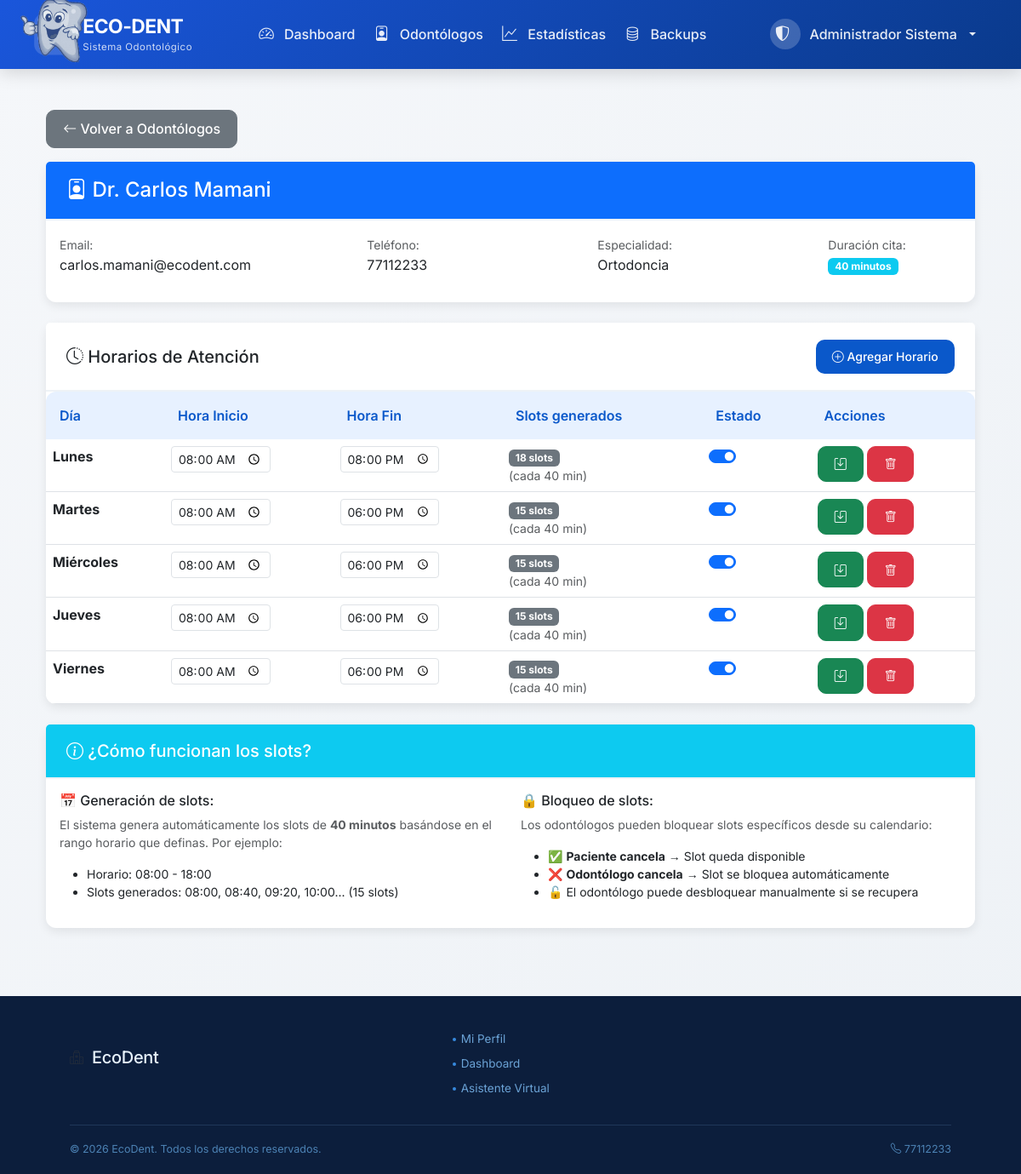
Screenshot of /public/admin/horarios_odontologo.php?id=1 (signed in) with the database file from the repository.
### tables this page shows
CREATE TABLE `odontologos` (
  `id_odontologo` int(11) NOT NULL AUTO_INCREMENT,
  `id_usuario` int(11) NOT NULL,
  `especialidad_principal` varchar(100) NOT NULL,
  `especialidades_adicionales` text DEFAULT NULL,
  `duracion_cita_min` int(11) DEFAULT 40,
  `max_citas_dia` int(11) DEFAULT 8,
  `color_calendario` varchar(7) DEFAULT '#2E75B6',
  `activo` tinyint(1) DEFAULT 1,
  PRIMARY KEY (`id_odontologo`),
  UNIQUE KEY `id_usuario` (`id_usuario`),
  KEY `idx_activo` (`activo`),
  CONSTRAINT `odontologos_ibfk_1` FOREIGN KEY (`id_usuario`) REFERENCES `usuarios` (`id_usuario`) ON DELETE CASCADE
);

CREATE TABLE `usuarios` (
  `id_usuario` int(11) NOT NULL AUTO_INCREMENT,
  `email` varchar(100) NOT NULL,
  `contrasena_hash` varchar(255) NOT NULL,
  `nombre_completo` varchar(150) NOT NULL,
  `telefono` varchar(20) DEFAULT NULL,
  `rol` enum('paciente','odontologo','admin') NOT NULL,
  `email_verificado` tinyint(1) DEFAULT 0,
  `codigo_verificacion` varchar(10) DEFAULT NULL,
  `codigo_expiracion` datetime DEFAULT NULL,
  `activo` tinyint(1) DEFAULT 1,
  `fecha_registro` datetime DEFAULT current_timestamp(),
  `ultimo_acceso` datetime DEFAULT NULL,
  PRIMARY KEY (`id_usuario`),
  UNIQUE KEY `email` (`email`),
  KEY `idx_email` (`email`),
  KEY `idx_rol` (`rol`)
);

CREATE TABLE `horarios_odontologos` (
  `id_horario` int(11) NOT NULL AUTO_INCREMENT,
  `id_odontologo` int(11) NOT NULL,
  `dia_semana` enum('lunes','martes','miercoles','jueves','viernes','sabado','domingo') NOT NULL,
  `hora_inicio` time NOT NULL,
  `hora_fin` time NOT NULL,
  `activo` tinyint(1) DEFAULT 1,
  PRIMARY KEY (`id_horario`),
  KEY `idx_odontologo_dia` (`id_odontologo`,`dia_semana`),
  CONSTRAINT `horarios_odontologos_ibfk_1` FOREIGN KEY (`id_odontologo`) REFERENCES `odontologos` (`id_odontologo`) ON DELETE CASCADE
);

### public/admin/horarios_odontologo.php (the view, shortened to what this page needs)
<?php
$conexion = conectarBD();
$id_odontologo = (int)$_GET['id'];
$stmt = $conexion->prepare("
    SELECT o.*, u.nombre_completo, u.email, u.telefono
    FROM odontologos o
    JOIN usuarios u ON o.id_usuario = u.id_usuario
    WHERE o.id_odontologo = ?
");
$stmt->bind_param("i", $id_odontologo);
$stmt->execute();
$odontologo = $stmt->get_result()->fetch_assoc();
$horarios = $conexion->prepare("
    SELECT * FROM horarios_odontologos
    WHERE id_odontologo = ?
    ORDER BY FIELD(dia_semana, 'lunes', 'martes', 'miercoles', 'jueves', 'viernes', 'sabado', 'domingo')
");
$horarios->bind_param("i", $id_odontologo);
$horarios->execute();
$horarios_result = $horarios->get_result();
$dias_semana = [
    'lunes' => 'Lunes',
    'martes' => 'Martes',
    'miercoles' => 'Miércoles',
    'jueves' => 'Jueves',
    'viernes' => 'Viernes',
    'sabado' => 'Sábado',
    'domingo' => 'Domingo'
];
$horarios_result->data_seek(0);
require_once '../../includes/header.php';
?>
<div class="container mt-4">
    <div class="mb-3">
        <a href="gestion_odontologos.php" class="btn btn-secondary">
            <i class="bi bi-arrow-left"></i> Volver a Odontólogos
        </a>
    </div>
    <div class="card mb-4">
        <div class="card-header bg-primary text-white">
            <h4 class="mb-0">
                <i class="bi bi-person-badge"></i>
                <?php echo htmlspecialchars($odontologo['nombre_completo']); ?>
            </h4>
        </div>
        <div class="card-body">
            <div class="row">
                <div class="col-md-4">
                    <small class="text-muted">Email:</small>
                    <p><?php echo htmlspecialchars($odontologo['email']); ?></p>
                </div>
                <div class="col-md-3">
                    <small class="text-muted">Teléfono:</small>
                    <p><?php echo htmlspecialchars($odontologo['telefono'] ?: 'No registrado'); ?></p>
                </div>
                <div class="col-md-3">
                    <small class="text-muted">Especialidad:</small>
                    <p><?php echo htmlspecialchars($odontologo['especialidad_principal']); ?></p>
                </div>
                <div class="col-md-2">
                    <small class="text-muted">Duración cita:</small>
                    <p><span class="badge bg-info"><?php echo $odontologo['duracion_cita_min']; ?> minutos</span></p>
                </div>
            </div>
        </div>
    </div>
    <div class="card mb-4">
        <div class="card-header bg-white">
            <div class="d-flex justify-content-between align-items-center">
                <h5 class="mb-0"><i class="bi bi-clock-history"></i> Horarios de Atención</h5>
                <button type="button" class="btn btn-primary btn-sm" data-bs-toggle="modal" data-bs-target="#modalNuevoHorario">
                    <i class="bi bi-plus-circle"></i> Agregar Horario
                </button>
            </div>
        </div>
        <div class="card-body p-0">
            <table class="table table-hover mb-0">
                <thead class="table-light">
                    <tr>
                        <th>Día</th>
                        <th>Hora Inicio</th>
                        <th>Hora Fin</th>
                        <th>Slots generados</th>
                        <th>Estado</th>
                        <th>Acciones</th>
                    </tr>
                </thead>
                <tbody>
                    <?php if ($horarios_result->num_rows > 0): ?>
                        <?php while($horario = $horarios_result->fetch_assoc()):
                            $inicio = strtotime($horario['hora_inicio']);
                            $fin = strtotime($horario['hora_fin']);
                            $duracion = $odontologo['duracion_cita_min'];
                            $total_slots = floor(($fin - $inicio) / ($duracion * 60));
                        ?>
                        <tr>
                            <td>
                                <strong><?php echo $dias_semana[$horario['dia_semana']]; ?></strong>
                            </td>
                            <td>
                                <form method="POST" style="display: inline;">
                                    <input type="time" name="hora_inicio" value="<?php echo $horario['hora_inicio']; ?>"
                                           class="form-control form-control-sm d-inline-block w-auto" style="width: 100px;">
                            </td>
                            <td>
                                    <input type="time" name="hora_fin" value="<?php echo $horario['hora_fin']; ?>"
                                           class="form-control form-control-sm d-inline-block w-auto" style="width: 100px;">
                            </td>
                            <td>
                                <span class="badge bg-secondary"><?php echo $total_slots; ?> slots</span>
                                <small class="text-muted d-block">(cada <?php echo $duracion; ?> min)</small>
                            </td>
                            <td>
                                <div class="form-check form-switch">
                                    <input type="checkbox" name="activo" class="form-check-input"
                                           onchange="this.form.submit()" <?php echo $horario['activo'] ? 'checked' : ''; ?>>
                                </div>
                            </td>
                            <td>
                                <button type="submit" name="guardar" class="btn btn-sm btn-success">
                                    <i class="bi bi-save"></i>
                                </button>
                                <a href="?id=<?php echo $id_odontologo; ?>&eliminar=<?php echo $horario['id_horario']; ?>"
                                   class="btn btn-sm btn-danger"
                                   onclick="return confirm('¿Eliminar este horario?')">
                                    <i class="bi bi-trash"></i>
                                </a>
                            </td>
                        </tr>
                        <?php endwhile; ?>
                    <?php endif; ?>
                </tbody>
            </table>
        </div>
    </div>
    <div class="card">
        <div class="card-header bg-info text-white">
            <h5 class="mb-0"><i class="bi bi-info-circle"></i> ¿Cómo funcionan los slots?</h5>
        </div>
        <div class="card-body">
            <div class="row">
                <div class="col-md-6">
                    <h6>📅 Generación de slots:</h6>
                    <p class="small text-muted">
                        El sistema genera automáticamente los slots de <strong><?php echo $odontologo['duracion_cita_min']; ?> minutos</strong>
                        basándose en el rango horario que definas. Por ejemplo:
                    </p>
                    <ul class="small">
                        <li>Horario: 08:00 - 18:00</li>
                        <li>Slots generados: 08:00, 08:40, 09:20, 10:00... (15 slots)</li>
                    </ul>
                </div>
                <div class="col-md-6">
                    <h6>🔒 Bloqueo de slots:</h6>
                    <p class="small text-muted">
                        Los odontólogos pueden bloquear slots específicos desde su calendario:
                    </p>
                    <ul class="small">
                        <li>✅ <strong>Paciente cancela</strong> → Slot queda disponible</li>
                        <li>❌ <strong>Odontólogo cancela</strong> → Slot se bloquea automáticamente</li>
                        <li>🔓 El odontólogo puede desbloquear manualmente si se recupera</li>
                    </ul>
                </div>
            </div>
        </div>
    </div>
</div>
<?php require_once '../../includes/footer.php'; ?>

### public/css/estilos.css (style rules this page uses)
:root { --primary-color: #0a58ca; --primary-dark: #0a58ca; --primary-light: #e7f1ff; --secondary-color: #20c997; --danger-color: #dc3545; --warning-color: #ffc107; --info-color: #0dcaf0; --dark-color: #1e293b; --light-color: #f8f9fc; --success-color: #198754; --gray-color: #6c757d; --border-radius: 12px; --box-shadow: 0 4px 12px rgba(0, 0, 0, 0.08); --transition: all 0.3s ease; }
* { margin: 0; padding: 0; box-sizing: border-box; }
body { font-family: 'Inter', sans-serif; background: linear-gradient(135deg, #f5f7fa 0%, #eef2f6 100%); min-height: 100vh; display: flex; flex-direction: column; color: var(--dark-color); }
.card { border: none; border-radius: var(--border-radius); box-shadow: var(--box-shadow); transition: var(--transition); background: white; }
.card-header { background: transparent; border-bottom: 2px solid #eef2f6; padding: 1.2rem 1.5rem; font-weight: 600; }
.btn { border-radius: 10px; padding: 0.6rem 1.2rem; font-weight: 500; transition: var(--transition); }
.btn-primary { background: var(--primary-color); border: none; }
.table { border-radius: var(--border-radius); overflow: hidden; }
.table thead th { background: var(--primary-light); color: var(--primary-dark); font-weight: 600; border-bottom: none; padding: 1rem; }
.table tbody tr { transition: var(--transition); }
.card, .stat-card, .action-card { animation: fadeIn 0.5s ease forwards; }

### rows the page displays
odontologos: id_usuario.nombre_completo "Dr. Carlos Mamani", id_usuario.email "carlos.mamani@ecodent.com", id_usuario.telefono "77112233", especialidad_principal "Ortodoncia", duracion_cita_min "40"
horarios_odontologos: dia_semana "Lunes", hora_inicio "08:00:00", hora_fin "20:00:00", total_slots "18", id_odontologo.duracion_cita_min "40", activo "☑"
horarios_odontologos: dia_semana "Martes", hora_inicio "08:00:00", hora_fin "18:00:00", total_slots "15", id_odontologo.duracion_cita_min "40", activo "☑"
horarios_odontologos: dia_semana "Miércoles", hora_inicio "08:00:00", hora_fin "18:00:00", total_slots "15", id_odontologo.duracion_cita_min "40", activo "☑"
horarios_odontologos: dia_semana "Jueves", hora_inicio "08:00:00", hora_fin "18:00:00", total_slots "15", id_odontologo.duracion_cita_min "40", activo "☑"
horarios_odontologos: dia_semana "Viernes", hora_inicio "08:00:00", hora_fin "18:00:00", total_slots "15", id_odontologo.duracion_cita_min "40", activo "☑"

### other values shown
$_SESSION['nombre_completo'] "Administrador Sistema"
